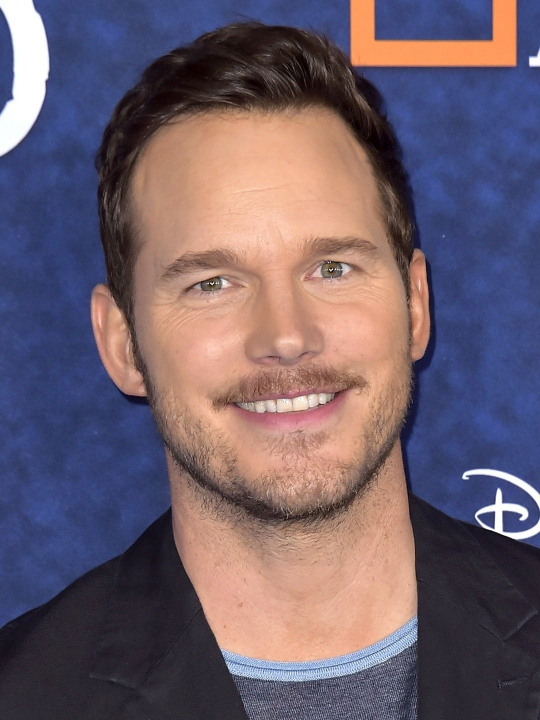
#> input picture Chris.jpeg, 1080 x 1440 px (shown at 1/2 size)
$ python app.py
#> lines starting #> are read from the running program, lines starting #| are printed output that depends on the picture; after the words box and inside, x2 and y2 are one past the last pixel; in counts of white or black regions, pixels touching at a corner belong together
from PIL import Image, ImageOps
import numpy as np
import json

def calcular_histograma(imagem):
    histograma = imagem.histogram()
    histograma_rgb = {
        "R": histograma[0:256],
        "G": histograma[256:512],
        "B": histograma[512:768]
    }
    return histograma_rgb

def gerar_histograma_json(caminho_imagem):
    # Abre a imagem
    imagem = Image.open(caminho_imagem)

    # Converte a imagem para RGB
    if (imagem.mode != 'RGB'):
        imagem = imagem.convert('RGB')

    # Calcula o histograma
    histograma_rgb = calcular_histograma(imagem)

    # Converte para JSON sem indentação
    histograma_json = json.dumps(histograma_rgb)

    return histograma_json

def save_compressed_data_to_json(compressed_data, output_path):
    with open(output_path, 'w') as json_file:
        json.dump(compressed_data, json_file)

def halftone(image_path, output_path, dot_size=10):
    # Abra a imagem e converta para escala de cinza
    img = Image.open(image_path).convert('L')

    # Inverte a imagem para ter pontos pretos em fundo branco
    img = ImageOps.invert(img)

    # Converte a imagem em um array numpy
    img_array = np.array(img)

    # Cria uma nova imagem para aplicar o halftone
    halftone_img = Image.new('L', img.size, 255)
    pixels = halftone_img.load()

    # Aplica o algoritmo de halftone
    for y in range(0, img_array.shape[0], dot_size):
        for x in range(0, img_array.shape[1], dot_size):
            # Verifica os limites da imagem para não exceder
            region = img_array[y:y + dot_size, x:x + dot_size]
            avg_intensity = np.mean(region)

            # Calcula o raio do círculo para simular o halftone
            radius = int((avg_intensity / 255) * (dot_size // 2))
            for i in range(dot_size):
                for j in range(dot_size):
                    if (i - dot_size // 2) ** 2 + (j - dot_size // 2) ** 2 <= radius ** 2:
                        # Certifica-se de que o ponto está dentro dos limites da imagem
                        if x + i < img_array.shape[1] and y + j < img_array.shape[0]:
                            pixels[x + i, y + j] = 0  # Desenha o ponto preto

    # Salva a nova imagem
    halftone_img.save(output_path)

def compress_image_rle(image_path):
    # Carregar a imagem e converter para escala de cinza
#> called with image_path = 'Chris.jpeg'
    image = Image.open(image_path).convert('L')
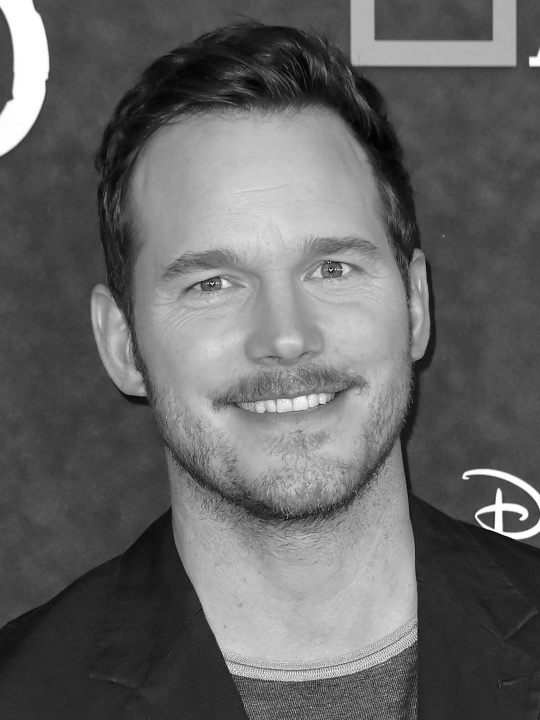
#> image: PIL image 1080x1440 L (shown at 1/2 size); min 0, max 255, mean 100.9
    pixels = list(image.getdata())
#> pixels = 1555200 items

    # Aplicar RLE
    compressed_data = []
    current_pixel = pixels[0]
#> current_pixel = 254
    count = 0

    for pixel in pixels:
        if pixel == current_pixel:
            count += 1
        else:
            compressed_data.append([current_pixel, count])
            current_pixel = pixel
            count = 1
#> this loop made 1555200 passes
#> (pixel, current_pixel, count) on passes 5, 7, 8, 9, 11, 49, 52, 57, 59, 60: (253, 253, 1), (254, 254, 1), (255, 255, 1), (254, 254, 1), (255, 255, 1), (254, 254, 1), (255, 255, 1), (254, 254, 1), (252, 252, 1), (254, 254, 1)
#> (pixel, count) on passes 1, 2, 3, 4, 6, 10: (254, 1), (254, 2), (254, 3), (254, 4), (253, 2), (254, 2)
#> after the loop, compressed_data = 1330661 items

    # Adicionar o último grupo
    compressed_data.append([current_pixel, count])

    return compressed_data

def decompress_image_rle(json_path, output_image_path, image_size):
    # Ler o arquivo JSON
    with open(json_path, 'r') as json_file:
        compressed_data = json.load(json_file)

    # Descomprimir os dados
    decompressed_pixels = []
    for pixel_value, count in compressed_data:
        decompressed_pixels.extend([pixel_value] * count)

    # Verificar se o número de pixels é igual ao esperado
    expected_pixel_count = image_size[0] * image_size[1]
    if len(decompressed_pixels) != expected_pixel_count:
        raise ValueError(f"Erro: Número de pixels descomprimidos ({len(decompressed_pixels)}) "
                         f"não corresponde ao tamanho da imagem ({expected_pixel_count}).")

    # Criar a imagem a partir dos pixels descomprimidos
    image = Image.new('L', image_size)
    image.putdata(decompressed_pixels)
    image.save(output_image_path)

def loadSizeImage(imagem):
    # Carrega a imagem
    imagem = Image.open(caminho_da_imagem)
    # Obtém a largura e a altura da imagem
    return imagem.size


#Variaveis
caminho_da_imagem = 'Chris.jpeg'
output_path = 'histograma.json'
output_path_comprimed = 'imagem_comprimida.json'
output_path_halftone = 'imagem_halftone.jpg'
output_path_uncompressed = 'imagem_descomprimida.png'


#Funcoes
compressed_data = compress_image_rle(caminho_da_imagem)
#> compressed_data = 1330662 items
histograma_json = gerar_histograma_json(caminho_da_imagem)
#> in gerar_histograma_json, imagem is the input picture: PIL image 1080x1440 RGB; mean R, G, B 110.3, 94.8, 107.4
#> in calcular_histograma, `histograma = imagem.histogram()`: histograma = 768 values, max 38761 at index 58, min 8 at index 1, mean 6075
#> in gerar_histograma_json, `histograma_rgb = calcular_histograma(imagem)`: histograma_rgb = 3 items
save_compressed_data_to_json(histograma_json, output_path)
save_compressed_data_to_json(compressed_data, output_path_comprimed)
halftone(caminho_da_imagem, output_path_halftone, dot_size=10)
#> in halftone, `img = ImageOps.invert(img)`:
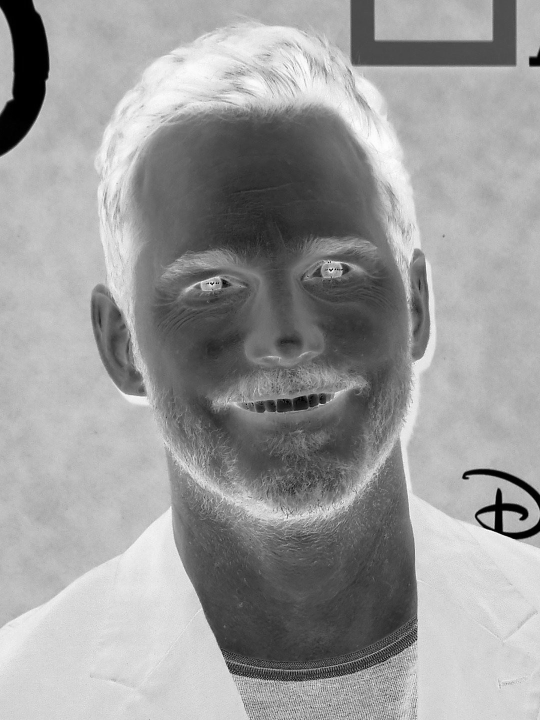
#> img: PIL image 1080x1440 L (shown at 1/2 size); min 0, max 255, mean 154.1
#> in halftone, `halftone_img = Image.new('L', img.size, 255)`: halftone_img: PIL image 1080x1440 L; every value is 255
#> in halftone, `halftone_img.save(output_path)`:
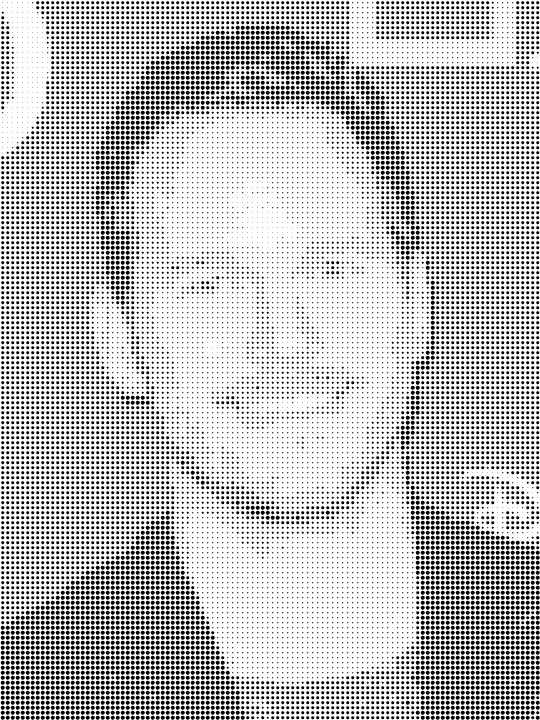
#> saved as imagem_halftone.jpg: PIL image 1080x1440 L (shown at 1/2 size); 75.1% white; 15552 black regions (5877 under 20 px), largest, box (x1, y1, x2, y2) and area: (471, 51, 480, 60) 49, (481, 51, 490, 60) 49, (491, 51, 500, 60) 49
decompress_image_rle(output_path_comprimed, output_path_uncompressed, loadSizeImage(caminho_da_imagem))
#> in decompress_image_rle, `image = Image.new('L', image_size)`: image: PIL image 1080x1440 L; every value is 0
